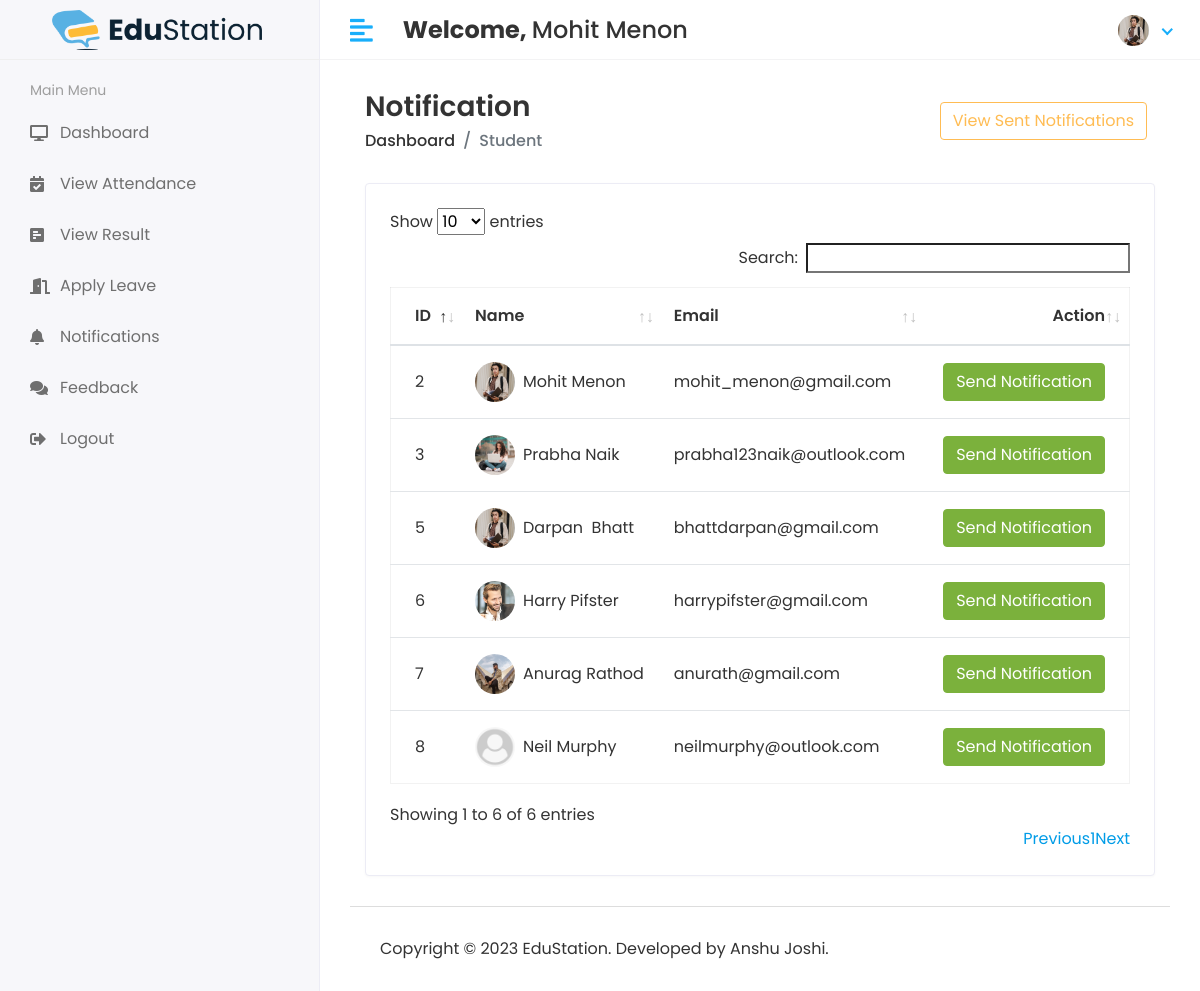
/HOD/Student/Send_Notification (signed in), run on the app's committed database.
### app/models.py (models this page shows, shortened)
class CustomUser(AbstractUser):
    user_type_data = (
        (1, "HOD"),
        (2, "Staff"),
        (3, "Student")
    )
    user_type = models.CharField(default=1, choices=user_type_data, max_length=10)
    profile_pic = models.ImageField(upload_to='media/profile_pic')

class Students(models.Model):
    id = models.AutoField(primary_key=True)
    admin = models.OneToOneField(CustomUser, on_delete=models.CASCADE)
    gender = models.CharField(max_length=50)
    address = models.TextField()
    course_id = models.ForeignKey(Courses, on_delete=models.DO_NOTHING, default=1)
    session_year_id = models.ForeignKey(SessionYearModel, on_delete=models.CASCADE)
    created_at = models.DateTimeField(auto_now_add=True)
    updated_at = models.DateTimeField(auto_now=True)
    objects = models.Manager()

### student_management_system/hodviews.py (the view)
# urls.py: path('HOD/Student/Send_Notification', hodviews.STUD_SEND_NOTIFICATION, name='stud_send_notification'),
@login_required(login_url='/')
def STUD_SEND_NOTIFICATION(request):
    student = Students.objects.all()
    see_notification = NotificationStudent.objects.all().order_by('-id')[0:5]
    context = {
        'student':student,
        'see_notification':see_notification,
    }
    return render(request, 'hod/stud_notification.html', context)

### templates/hod/stud_notification.html (shortened to what this page needs)
{% extends 'base.html' %}
{% block main_content %}
<div class="content container-fluid">
               <div class="page-header">
                  <div class="row align-items-center">
                     <div class="col">
                        <h3 class="page-title">Notification</h3>
                        <ul class="breadcrumb">
                           <li class="breadcrumb-item"><a href="index.html">Dashboard</a></li>
                           <li class="breadcrumb-item active">Student</li>
                        </ul>
                     </div>
                     <div class="col-auto text-right float-right ml-auto">
                         <button type="button" class="btn btn-outline-primary mr-2" data-toggle="modal" data-target="#exampleModalCenter">
                            View Sent Notifications
                        </button>
                     </div>
                  </div>
               </div>
               <div class="row">
                  <div class="col-sm-12">
                     <div class="card card-table">
                        <div class="card-body">
                           <div class="table-responsive">
                              <table class="table table-hover table-center mb-0" id="table_id">
                                 <thead>
                                    <tr>
                                       <th>ID</th>
                                       <th>Name</th>
                                       <th>Email</th>
                                       <th class="text-right">Action</th>
                                    </tr>
                                 </thead>
                                 <tbody>
                                 {% for i in student %}
                                    <tr>
                                       <td>{{i.id}}</td>
                                       <td>
                                          <h2 class="table-avatar">
                                             <a href="student-details.html" class="avatar avatar-sm mr-2"><img class="avatar-img rounded-circle" src="/{{i.admin.profile_pic}}" alt="User Image"></a>
                                             <a href="student-details.html">{{i.admin.first_name}}&nbsp;{{i.admin.last_name}}</a>
                                          </h2>
                                       </td>
                                       <td>{{i.admin.email}}</td>
                                       <td class="text-right">
                                          <button class="btn btn-success" data-toggle="modal" data-target="#send_notification_modal-{{forloop.counter}}">Send Notification</button>
                                       </td>
                                    </tr>
                                    {% endfor %}
                                 </tbody>
                              </table>
                           </div>
                        </div>
                     </div>
                  </div>
               </div>
            </div>
{% endblock main_content%}

### templates/includes/header.html (shortened to what this page needs)
{% load static %}
<div class="main-wrapper">
         <div class="header">
            <div class="header-left">
               <a href="index.html" style="padding: 2rem;" class="logo">
               <img src="{% static 'assets/img/es-logo.png' %}" alt="Logo">
               </a>
            </div>
            <a href="javascript:void(0);" id="toggle_btn">
            <i class="fas fa-align-left"></i>
            </a>
            <div class="top-nav-search mt-3">
               <h4><strong>Welcome, </strong><span>{{user.first_name}} {{ user.last_name }}</span></h4>
            </div>
            <ul class="nav user-menu">
               <li class="nav-item dropdown has-arrow">
                  <a href="#" class="dropdown-toggle nav-link" data-toggle="dropdown">
                  <span class="user-img">
                     {% if user.profile_pic == "" %}
                        <span class="user-img"><img class="rounded-circle" src="{% static 'assets/img/noimg.png' %}" width="31" alt="User Image"></span>
                     {% else %}
                        <span class="user-img"><img class="rounded-circle" src="/{{user.profile_pic}}" width="31" alt="User Image"></span>
                     {% endif %}
                  </span>
                  </a>
               </li>
            </ul>
         </div>

### static/assets/css/style.css (style rules this page uses)
html { height: 100%; }
body { background-color: #fff; color: #333; font-family: 'Poppins', sans-serif; font-size: 1rem; height: 100%; line-height: 1.5; overflow-x: hidden; }
h1, h2, h3, h4, h5, h6 { font-family: 'Poppins', sans-serif; margin-top: 0; }
a { color: #009ce7; }
input, button, a { transition: all 0.4s ease; -moz-transition: all 0.4s ease; -o-transition: all 0.4s ease; -ms-transition: all 0.4s ease; -webkit-transition: all 0.4s ease; }
input, input:focus, button, button:focus { outline: none; }
ul, ol { padding: 0px; list-style: none; }
.table { color: #333; max-width: 100%; margin-bottom: 0; width: 100%; }
.table.dataTable { border-collapse: collapse !important; border: 1px solid rgba(0, 0, 0, 0.05); }
table.table td h2 { display: inline-block; font-size: inherit; font-weight: 400; margin: 0; padding: 0; vertical-align: middle; }
table.table td h2.table-avatar { align-items: center; display: inline-flex; font-size: inherit; font-weight: 400; margin: 0; padding: 0; vertical-align: middle; white-space: nowrap; }
table.table td h2 a { color: #333; }
.table thead tr th { font-weight: 600; }
.table tbody tr { border-bottom: 1px solid rgba(0, 0, 0, 0.05); }
.table.table-center td, .table.table-center th { vertical-align: middle; }
.card-table .card-body .table > thead > tr > th { border-top: 0; }
.card-table .card-body .table tr td:first-child, .card-table .card-body .table tr th:first-child { padding-left: 1.5rem; }
.card-table .card-body .table tr td:last-child, .card-table .card-body .table tr th:last-child { padding-right: 1.5rem; }
.card-table .table td, .card-table .table th { border-top: 1px solid #e2e5e8; padding: 1rem 0.75rem; white-space: nowrap; }
.btn-success { background-color: #7bb13c; border: 1px solid #7bb13c }
.btn-outline-primary { color: #FFBC53; border-color: #FFBC53; }
.card { border: 1px solid #ececf5; box-shadow: 0 1px 3px 0 rgba(0, 0, 0, 0.03); margin-bottom: 1.875rem; }
.card-body { padding: 1.5rem; }
.avatar { position: relative; display: inline-block; width: 3rem; height: 3rem }
.avatar > img { width: 100%; height: 100%; -o-object-fit: cover; object-fit: cover; }
.avatar-sm { width: 2.5rem; height: 2.5rem; }
.header { background-color: #fff; border-bottom: 1px solid #f3f3f4; left: 0; position: fixed; right: 0; top: 0; z-index: 1001; height: 60px; }
.header .header-left { float: left; height: 60px; padding: 0 20px; position: relative; width: 320px; z-index: 1; transition: all 0.2s ease-in-out; background-color: #f7f7fa; border-bottom: 1px solid #efefef; border-right: 1px solid #ececf5; display: flex; align-items: center; }
.header .header-left .logo { display: inline-block; line-height: 60px; }
.header .header-left .logo img { max-height: 40px; width: auto; }
.header .dropdown-toggle:after { display: none; }
.header .has-arrow .dropdown-toggle:after { border-top: 0; border-left: 0; border-bottom: 2px solid #18aefa; border-right: 2px solid #18aefa; content: ''; height: 8px; display: inline-block; pointer-events: none; -webkit-transform-origin: 66% 66%; -ms-transform-origin: 66% 66%; transform-origin: 66% 66%; -webkit-transform: rotate(45deg); -ms-transform: rotate(45deg); transform: rotate(45deg); -webkit-transition: all 0.15s ease-in-out; transition: all 0.15s ease-in-out; width: 8px; vertical-align: 0px; }
.user-menu { float: right; margin: 0; position: relative; z-index: 99; padding-right: 15px; }
.user-menu.nav > li > a { color: #a0a0a0; font-size: 14px; line-height: 58px; padding: 0 15px; height: 60px; }
.user-img { margin-right: 3px; position: relative; }
.top-nav-search { float: left; margin-left: 15px; }
.main-wrapper { width: 100%; height: 100vh; min-height: 100vh; }
.page-header { margin-bottom: 1.875rem; }
.page-header .breadcrumb { background-color: transparent; color: #6c757d; font-size: 1rem; font-weight: 500; margin-bottom: 0; padding: 0; }
.page-header .breadcrumb a { color: #333; }
.page-title { font-size: 28px; font-weight: 600; color: #333; margin-bottom: 5px; }
@media (min-width: 992px) { #toggle_btn { align-items: center; color: #18aefa; display: inline-flex; float: left; font-size: 26px; height: 60px; justify-content: center; margin-left: 15px; padding: 0 15px; } }

### data on the page
CustomUser: first_name "Mohit", last_name "Menon", profile_pic (picture)
Students: id "2", admin.profile_pic (picture), admin.first_name "Mohit", admin.last_name "Menon", admin.email "mohit_menon@gmail.com"
Students: id "3", admin.profile_pic (picture), admin.first_name "Prabha", admin.last_name "Naik", admin.email "prabha123naik@outlook.com"
Students: id "5", admin.profile_pic (picture), admin.first_name "Darpan", admin.last_name "Bhatt", admin.email "bhattdarpan@gmail.com"
Students: id "6", admin.profile_pic (picture), admin.first_name "Harry", admin.last_name "Pifster", admin.email "harrypifster@gmail.com"
Students: id "7", admin.profile_pic (picture), admin.first_name "Anurag", admin.last_name "Rathod", admin.email "anurath@gmail.com"
Students: id "8", admin.profile_pic (placeholder picture), admin.first_name "Neil", admin.last_name "Murphy", admin.email "neilmurphy@outlook.com"
